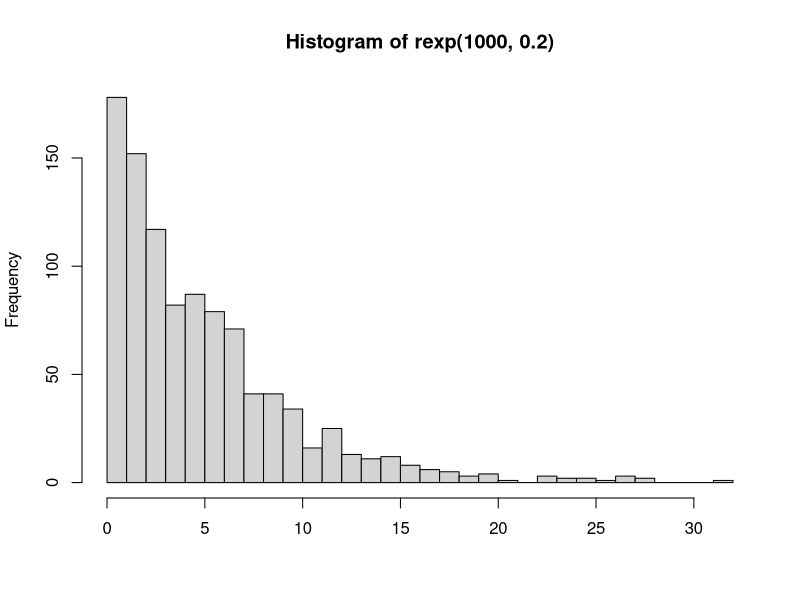
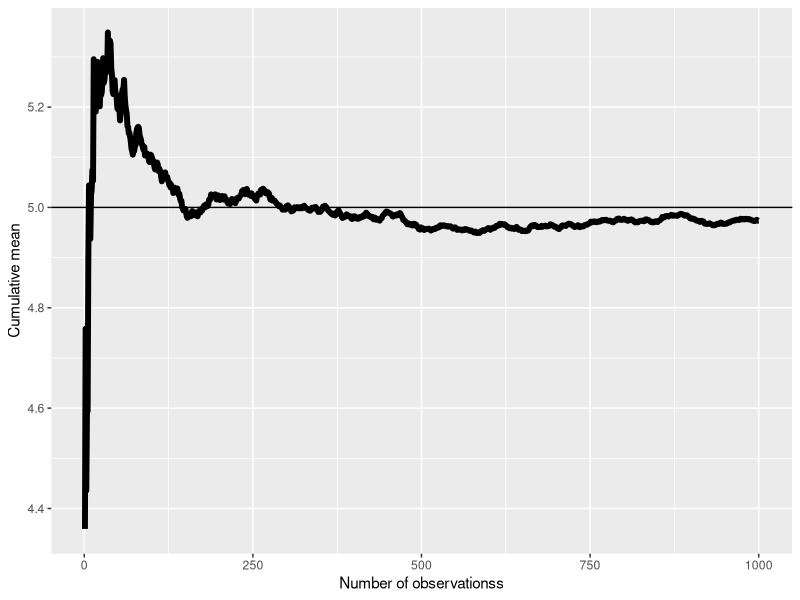
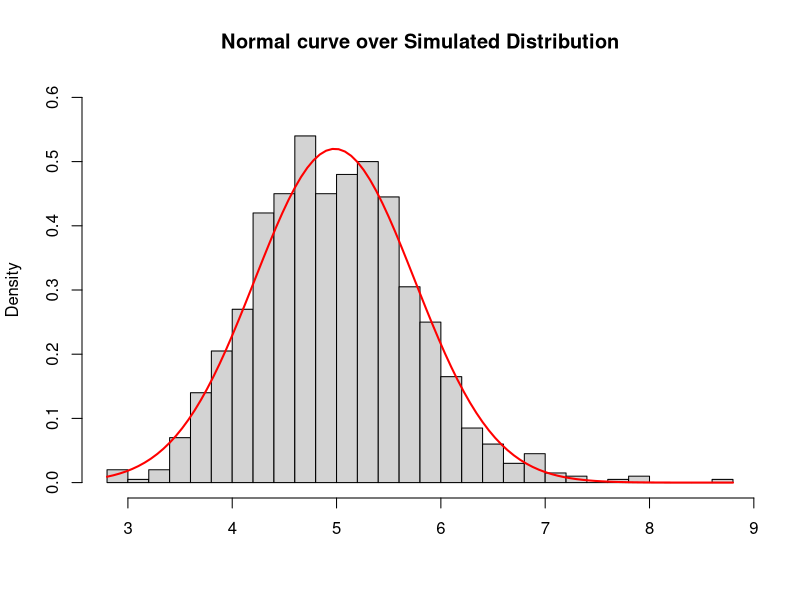

Here is the R script that generated these plots, in order:
## ---- chunk 1
sim1 <- rexp(40, 0.2)
cat("Mean =", mean(sim1), "SD =", sd(sim1), "Variance =", var(sim1), "\n")

## ---- chunk 2
sim2 <- replicate(40, mean(rexp(40, 0.2)))
cat("Mean =", mean(sim2), "SD =", sd(sim2), "Variance =", var(sim2), "\n")
## ---- chunk 3
hist(rexp(1000, 0.2), breaks = 36, xlab = "")
## ---- chunk 4
m1 <- mean(replicate(1000, mean(rexp(40, 0.2))))
cat("Theoretical mean = 5, Simulated Sample Mean(1000 simulations) =", m1, "\n")
m2 <- mean(replicate(10, mean(rexp(40, 0.2))))
m3 <- mean(replicate(100, mean(rexp(40, 0.2))))
cat("Mean from 10 Simulations =", m2, "Mean from 100 Simulations =", m3, "\n")
## ---- chunk 5
suppressWarnings(library(ggplot2))
means <- cumsum(replicate(1000, mean(rexp(40, 0.2)))) / (1  : 1000)
g <- ggplot(data.frame(x = 1 : 1000, y = means), aes(x = x, y = y)) 
g <- g + geom_hline(yintercept = 5) + geom_line(size = 2) 
g <- g + labs(x = "Number of observationss", y = "Cumulative mean")
g
## ---- chunk 6
v1 <- var(replicate(1000, mean(rexp(40, 0.2))))
cat("Theoretical Variance = 0.625, Simulated Sample Variance =", v1, "\n")
v2 <- var(replicate(10, mean(rexp(40, 0.2))))
v3 <- var(replicate(100, mean(rexp(40, 0.2))))
cat("Variance from 10 Simulations =", v2, "Variance from 100 Simulations =", v3, "\n")
## ---- chunk 7
g <- replicate(1000, mean(rexp(40, 0.2)))
  m <- mean(g)
  std <- sd(g)
  hist(g, breaks=36, prob=TRUE, 
     xlab="", ylim=c(0, 0.6), 
     main="Normal curve over Simulated Distribution")
   curve(dnorm(x, mean=m, sd=std), 
      col="red", lwd=2, add=TRUE)
ci <- quantile(g, probs = c(0.025, 0.975))
cat("Two sigma limit", m - 2* std,  m + 2* std, " vs 95% ci ", ci, "\n")
